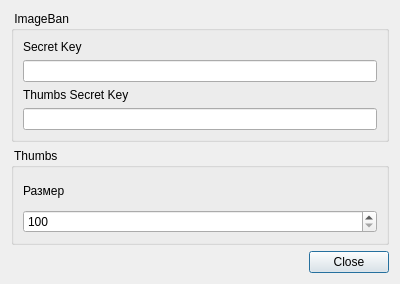
<?xml version="1.0" encoding="UTF-8"?>
<ui version="4.0">
 <class>ParametersDlg</class>
 <widget class="QDialog" name="ParametersDlg">
  <property name="geometry">
   <rect>
    <x>0</x>
    <y>0</y>
    <width>400</width>
    <height>284</height>
   </rect>
  </property>
  <property name="windowTitle">
   <string>Настройки приложения</string>
  </property>
  <layout class="QVBoxLayout" name="verticalLayout">
   <item>
    <widget class="QGroupBox" name="groupBox">
     <property name="title">
      <string> ImageBan</string>
     </property>
     <layout class="QVBoxLayout" name="verticalLayout_2">
      <item>
       <widget class="QLabel" name="label">
        <property name="text">
         <string>Secret Key</string>
        </property>
       </widget>
      </item>
      <item>
       <widget class="QLineEdit" name="secretKeyEdit"/>
      </item>
      <item>
       <widget class="QLabel" name="label_3">
        <property name="text">
         <string>Thumbs Secret Key</string>
        </property>
       </widget>
      </item>
      <item>
       <widget class="QLineEdit" name="thumbSecretKeyEdit"/>
      </item>
     </layout>
    </widget>
   </item>
   <item>
    <widget class="QGroupBox" name="groupBox_2">
     <property name="title">
      <string> Thumbs</string>
     </property>
     <layout class="QVBoxLayout" name="verticalLayout_3">
      <item>
       <widget class="QLabel" name="label_2">
        <property name="text">
         <string>Размер</string>
        </property>
       </widget>
      </item>
      <item>
       <widget class="QSpinBox" name="thumbsSizeBox">
        <property name="minimum">
         <number>100</number>
        </property>
        <property name="maximum">
         <number>1200</number>
        </property>
       </widget>
      </item>
     </layout>
    </widget>
   </item>
   <item>
    <widget class="QDialogButtonBox" name="buttonBox">
     <property name="orientation">
      <enum>Qt::Horizontal</enum>
     </property>
     <property name="standardButtons">
      <set>QDialogButtonBox::Close</set>
     </property>
    </widget>
   </item>
  </layout>
 </widget>
 <resources/>
 <connections>
  <connection>
   <sender>buttonBox</sender>
   <signal>accepted()</signal>
   <receiver>ParametersDlg</receiver>
   <slot>accept()</slot>
   <hints>
    <hint type="sourcelabel">
     <x>248</x>
     <y>254</y>
    </hint>
    <hint type="destinationlabel">
     <x>157</x>
     <y>274</y>
    </hint>
   </hints>
  </connection>
  <connection>
   <sender>buttonBox</sender>
   <signal>rejected()</signal>
   <receiver>ParametersDlg</receiver>
   <slot>reject()</slot>
   <hints>
    <hint type="sourcelabel">
     <x>316</x>
     <y>260</y>
    </hint>
    <hint type="destinationlabel">
     <x>286</x>
     <y>274</y>
    </hint>
   </hints>
  </connection>
 </connections>
</ui>
